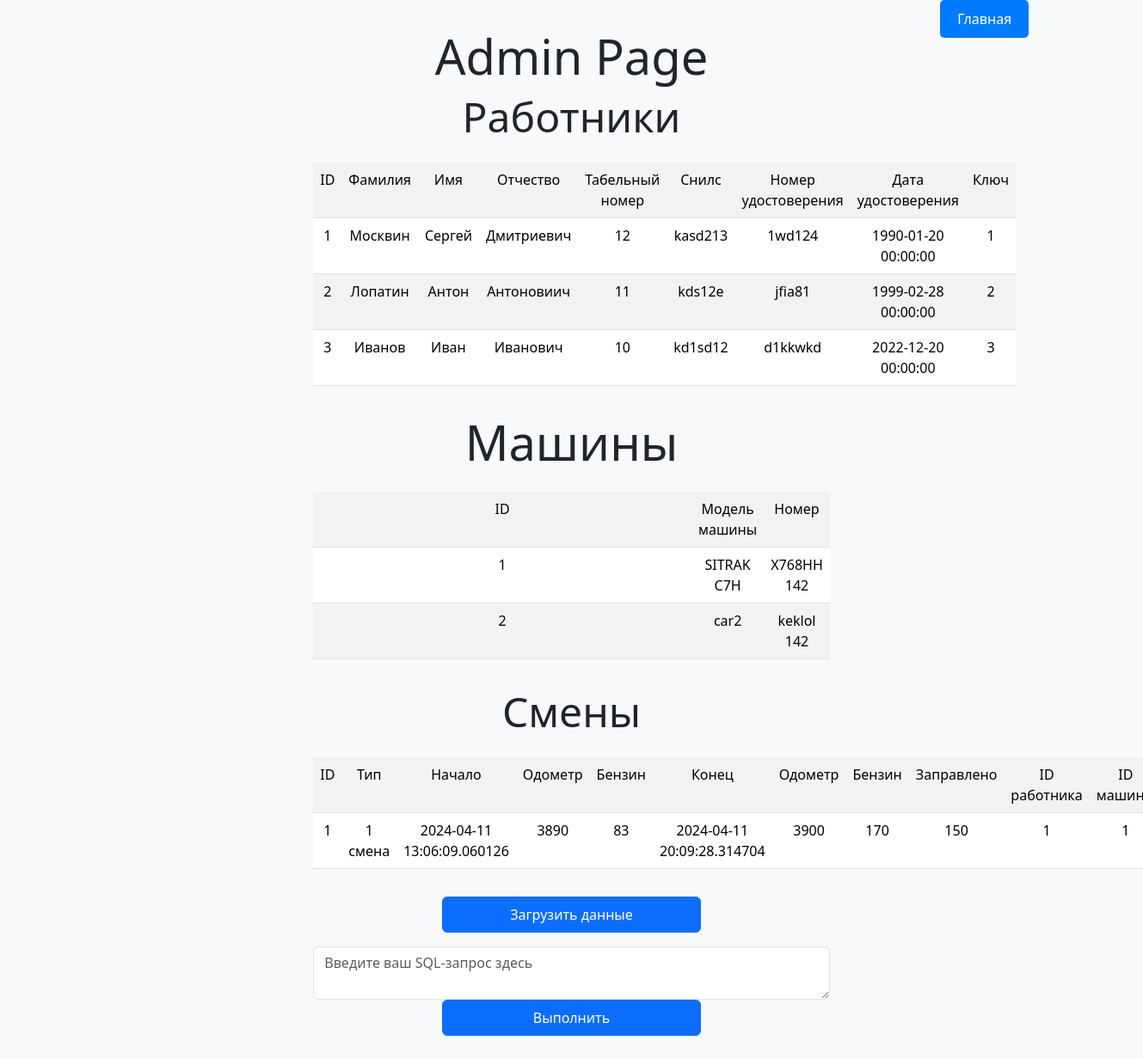
Before: /user/404 with the older database file.
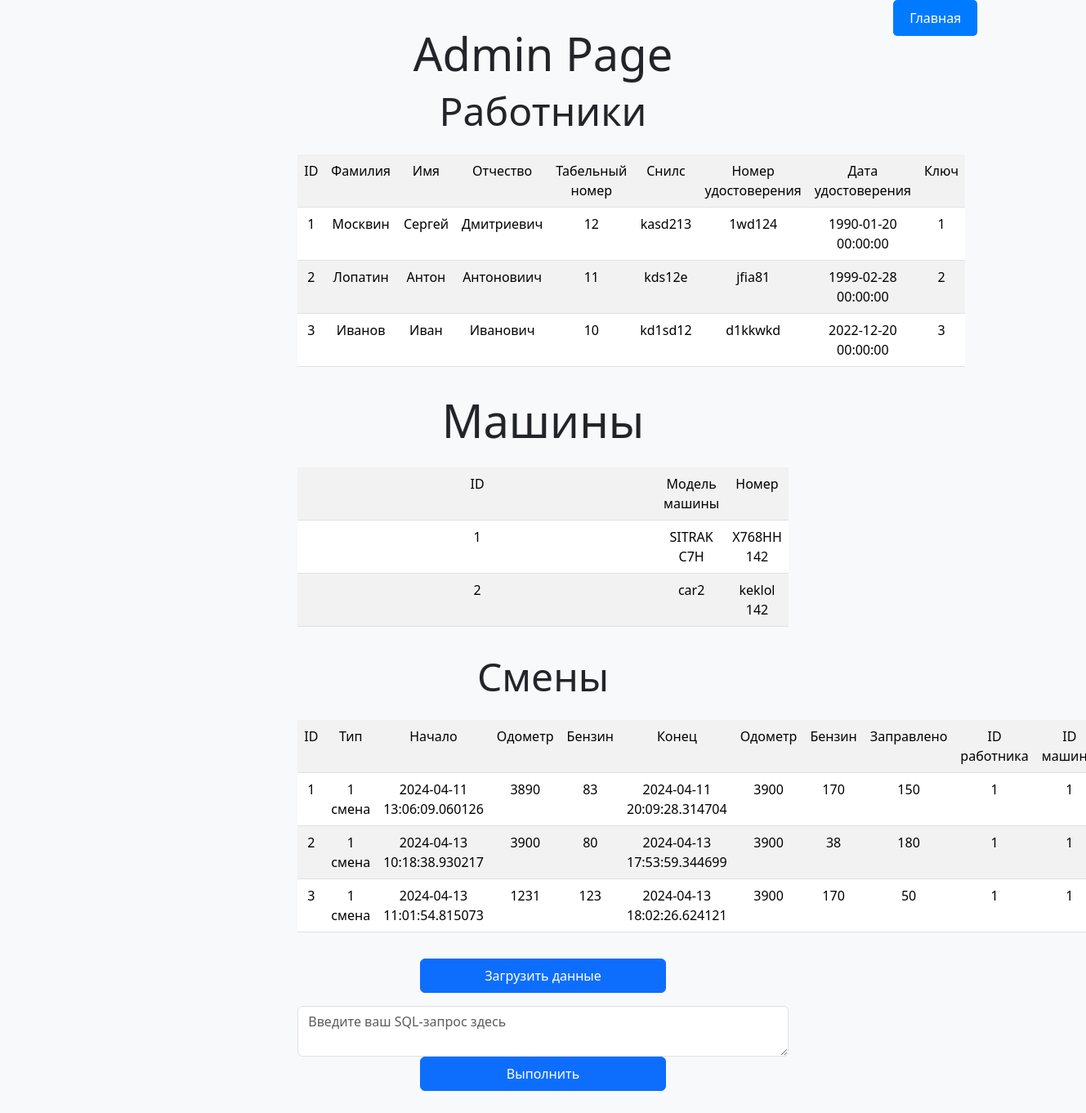
After: the same page with the newer database file.
### models.py (models this page shows)
class Workers(db.Model):
    __tablename__ = "Workers"
    id = db.Column(db.Integer, primary_key=True, autoincrement=True)
    last_name = db.Column(db.String(300), nullable=False)
    first_name = db.Column(db.String(300), nullable=False)
    surname = db.Column(db.String(300), nullable=False)
    tabel = db.Column(db.String(300), nullable=False)
    snils = db.Column(db.String(300), nullable=False)
    license_number = db.Column(db.String(300), nullable=False)
    license_date = db.Column(db.DateTime, nullable=False)
    key = db.Column(db.String(300), nullable=False)
    @staticmethod
    def select_all():
        return Workers.query.all()

class Vehicles(db.Model):
    __tablename__ = "Vehicles"
    id = db.Column(db.Integer, primary_key=True, autoincrement=True)
    model = db.Column(db.String(300), nullable=False)
    plate = db.Column(db.String(300), nullable=False)
    @staticmethod
    def select_all():
        return Vehicles.query.all()

class Shifts(db.Model):
    __tablename__ = "Shifts"
    id = db.Column(db.Integer, primary_key=True, autoincrement=True)
    type = db.Column(db.String(300), nullable=False)
    date_started = db.Column(db.DateTime, default=datetime.utcnow)
    date_ended = db.Column(db.DateTime,  nullable=True, default=None)
    odometer_start = db.Column(db.Integer, nullable=False)
    diesel_start = db.Column(db.Integer, nullable=False)
    odometer_end = db.Column(db.Integer, nullable=True, default=None)
    diesel_end = db.Column(db.Integer, nullable=True, default=None)
    refill = db.Column(db.Integer, nullable=True, default=None)
    employer_id = db.Column(db.Integer, db.ForeignKey('Workers.id'))
    vehicle_id = db.Column(db.Integer, db.ForeignKey('Vehicles.id'))
    @staticmethod
    def select_all():
        return Shifts.query.all()

### routes.py (the view, shortened to what this page needs)
@app.route('/user/404', methods=['GET', 'POST'])
def admin():
    workers = ORM.select('Workers')
    vehicles = ORM.select('Vehicles')
    shifts = ORM.select('Shifts')
    return render_template('admin.html', workers=workers, vehicles=vehicles, shifts=shifts)

### orm.py (called while the page is built)
    @staticmethod
    def get_table(table):
        if table == "Workers": return Workers
        if table == "Vehicles": return Vehicles
        if table == "Shifts": return Shifts

    @staticmethod
    def select(table, id='All'):
        table = ORM.get_table(table)
        with app.app_context():
            rows = table.select_all()
            if id == 'All': return rows
            for row in rows:
                if row.id == id:
                    return row

### templates/admin.html (shortened to what this page needs)
{% extends 'base.html' %}
{% block body %}
<div class="cover-container d-flex w-100 h-100 p-3 mx-auto flex-column justify-content-center">
    <h1 class="display-4">Admin Page</h1>
    <div class="mb-3">
        <h2 class="display-5">Работники</h2>
    </div>
    <div class="mb-3">
        <table class="table table-Secondary table-striped">
            <tr class="table table-Secondary table-striped">
                <td class="table table-Secondary table-striped">ID</td>
                <td class="table table-Secondary table-striped">Фамилия</td>
                <td class="table table-Secondary table-striped">Имя</td>
                <td class="table table-Secondary table-striped">Отчество</td>
                <td class="table table-Secondary table-striped">Табельный номер</td>
                <td class="table table-Secondary table-striped">Снилс</td>
                <td class="table table-Secondary table-striped">Номер удостоверения</td>
                <td class="table table-Secondary table-striped">Дата удостоверения</td>
                <td class="table table-Secondary table-striped">Ключ</td>
            </tr>
            {% for worker in workers %}
            <tr class="table table-Secondary table-striped">
                <td class="table table-Secondary table-striped">{{ worker.id }}</td>
                <td class="table table-Secondary table-striped">{{ worker.last_name }}</td>
                <td class="table table-Secondary table-striped">{{ worker.first_name }}</td>
                <td class="table table-Secondary table-striped">{{ worker.surname }}</td>
                <td class="table table-Secondary table-striped">{{ worker.tabel }}</td>
                <td class="table table-Secondary table-striped">{{ worker.snils }}</td>
                <td class="table table-Secondary table-striped">{{ worker.license_number }}</td>
                <td class="table table-Secondary table-striped">{{ worker.license_date }}</td>
                <td class="table table-Secondary table-striped">{{ worker.key }}</td>
            </tr>
            {% endfor %}
        </table>
    </div>
    <div class="mb-3">
        <h2 class="display-4">Машины</h2>
    </div>
    <div class="mb-3">
        <table class="table table-Secondary table-striped">
            <tr class="table table-Secondary table-striped">
                <td class="table table-Secondary table-striped">ID</td>
                <td class="table table-Secondary table-striped">Модель машины</td>
                <td class="table table-Secondary table-striped">Номер</td>
            </tr>
            {% for vehicle in vehicles %}
            <tr class="table table-Secondary table-striped">
                <td class="table table-Secondary table-striped">{{ vehicle.id }}</td>
                <td class="table table-Secondary table-striped">{{ vehicle.model }}</td>
                <td class="table table-Secondary table-striped">{{ vehicle.plate }}</td>
            </tr>
            {% endfor %}
        </table>
    </div>
    <div class="mb-3">
        <h2 class="display-5">Смены</h2>
    </div>
    <div class="mb-3">
        <table class="table table-Secondary table-striped">
            <tr class="table table-Secondary table-striped">
                <td class="table table-Secondary table-striped">ID</td>
                <td class="table table-Secondary table-striped">Тип</td>
                <td class="table table-Secondary table-striped">Начало</td>
                <td class="table table-Secondary table-striped">Одометр</td>
                <td class="table table-Secondary table-striped">Бензин</td>
                <td class="table table-Secondary table-striped">Конец</td>
                <td class="table table-Secondary table-striped">Одометр</td>
                <td class="table table-Secondary table-striped">Бензин</td>
                <td class="table table-Secondary table-striped">Заправлено</td>
                <td class="table table-Secondary table-striped">ID работника</td>
                <td class="table table-Secondary table-striped">ID машины</td>
            </tr>
            {% for shift in shifts %}
            <tr class="table table-Secondary table-striped">
                <td class="table table-Secondary table-striped">{{ shift.id }}</td>
                <td class="table table-Secondary table-striped">{{ shift.type }}</td>
                <td class="table table-Secondary table-striped">{{ shift.date_started }}</td>
                <td class="table table-Secondary table-striped">{{ shift.odometer_start }}</td>
                <td class="table table-Secondary table-striped">{{ shift.diesel_start }}</td>
                <td class="table table-Secondary table-striped">{{ shift.date_ended }}</td>
                <td class="table table-Secondary table-striped">{{ shift.odometer_end }}</td>
                <td class="table table-Secondary table-striped">{{ shift.diesel_end }}</td>
                <td class="table table-Secondary table-striped">{{ shift.refill }}</td>
                <td class="table table-Secondary table-striped">{{ shift.employer_id }}</td>
                <td class="table table-Secondary table-striped">{{ shift.vehicle_id }}</td>
            </tr>
            {% endfor %}
        </table>
    </div>
    <div class="mb-3">
        <form method="GET" action="/user/404/upload">
            <button class="btn btn-primary w-50 py-2" type="submit">Загрузить данные</button>
        </form>
    </div>
    <div class="form-floating">
        <form id="sql-form" method="POST" action="/user/404">
            <textarea class="form-control InputPole" name="sql_query" placeholder="Введите ваш SQL-запрос здесь"></textarea>
            <button class="btn btn-primary w-50 py-2" type="submit">Выполнить</button>
        </form>
    </div>
</div>
{% endblock %}

### templates/base.html (shortened to what this page needs)
<!doctype html>
<html lang="ru">
<head>
	<link href="https://cdn.jsdelivr.net/npm/bootstrap@5.3.3/dist/css/bootstrap.min.css" rel="stylesheet">
</head>
<body class="d-flex w-100 h-100 text-center bg-body-tertiary">
<a href="/" class="home-button">Главная</a>
<div class="cover-container d-flex w-50 h-100 p-3 mx-auto flex-column">
	{% block body %}
	{% endblock %}
</div>
</body>
</html>

Changed rows visible on the page:
added Shifts: id "2", type "1 смена", date_started "2024-04-13 10:18:38.930217", odometer_start "3900", diesel_start "80", date_ended "2024-04-13 17:53:59.344699", odometer_end "3900", diesel_end "38", refill "180", employer_id "1", vehicle_id "1"
added Shifts: id "3", type "1 смена", date_started "2024-04-13 11:01:54.815073", odometer_start "1231", diesel_start "123", date_ended "2024-04-13 18:02:26.624121", odometer_end "3900", diesel_end "170", refill "50", employer_id "1", vehicle_id "1"
